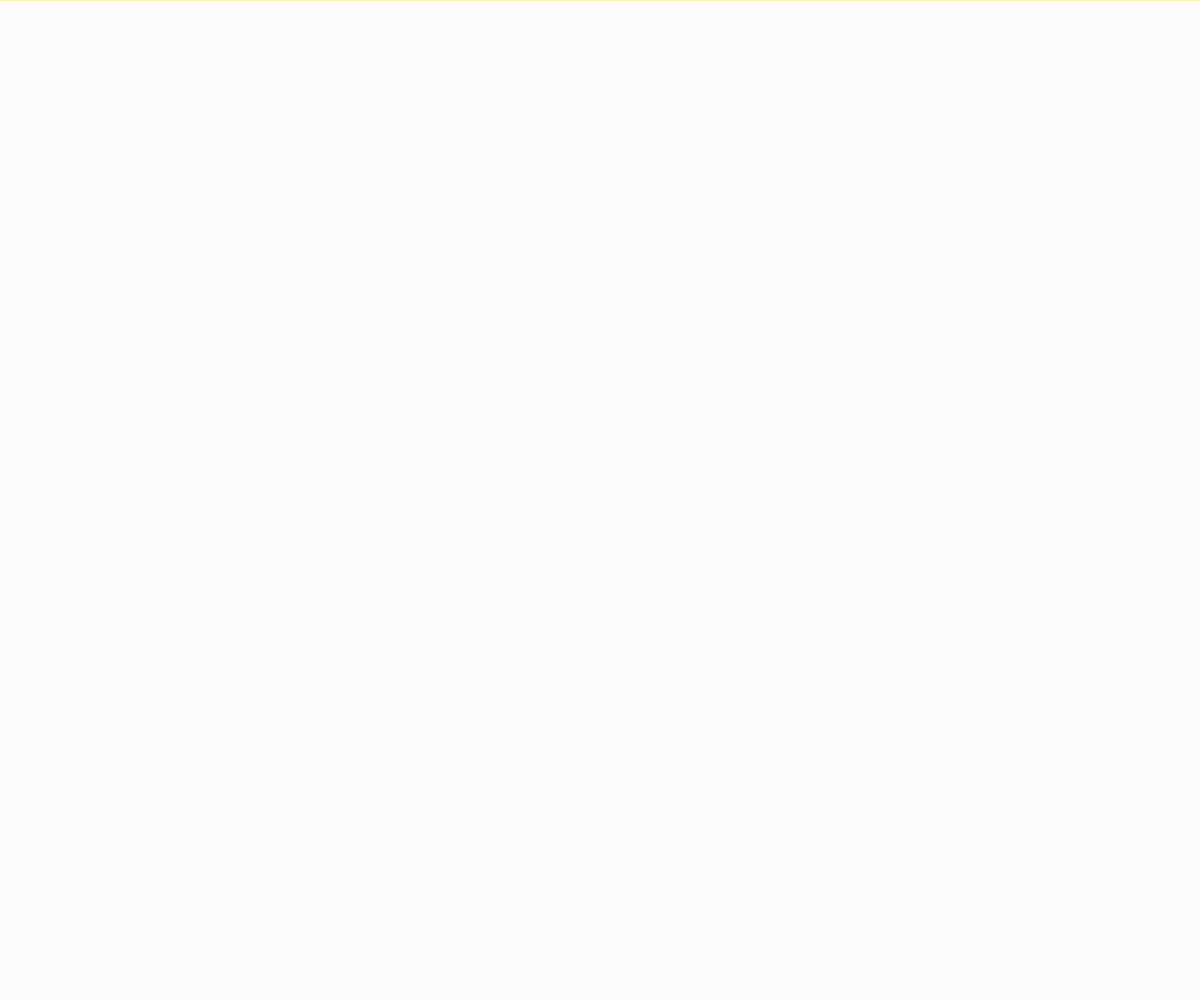
Frame 1 (no input)
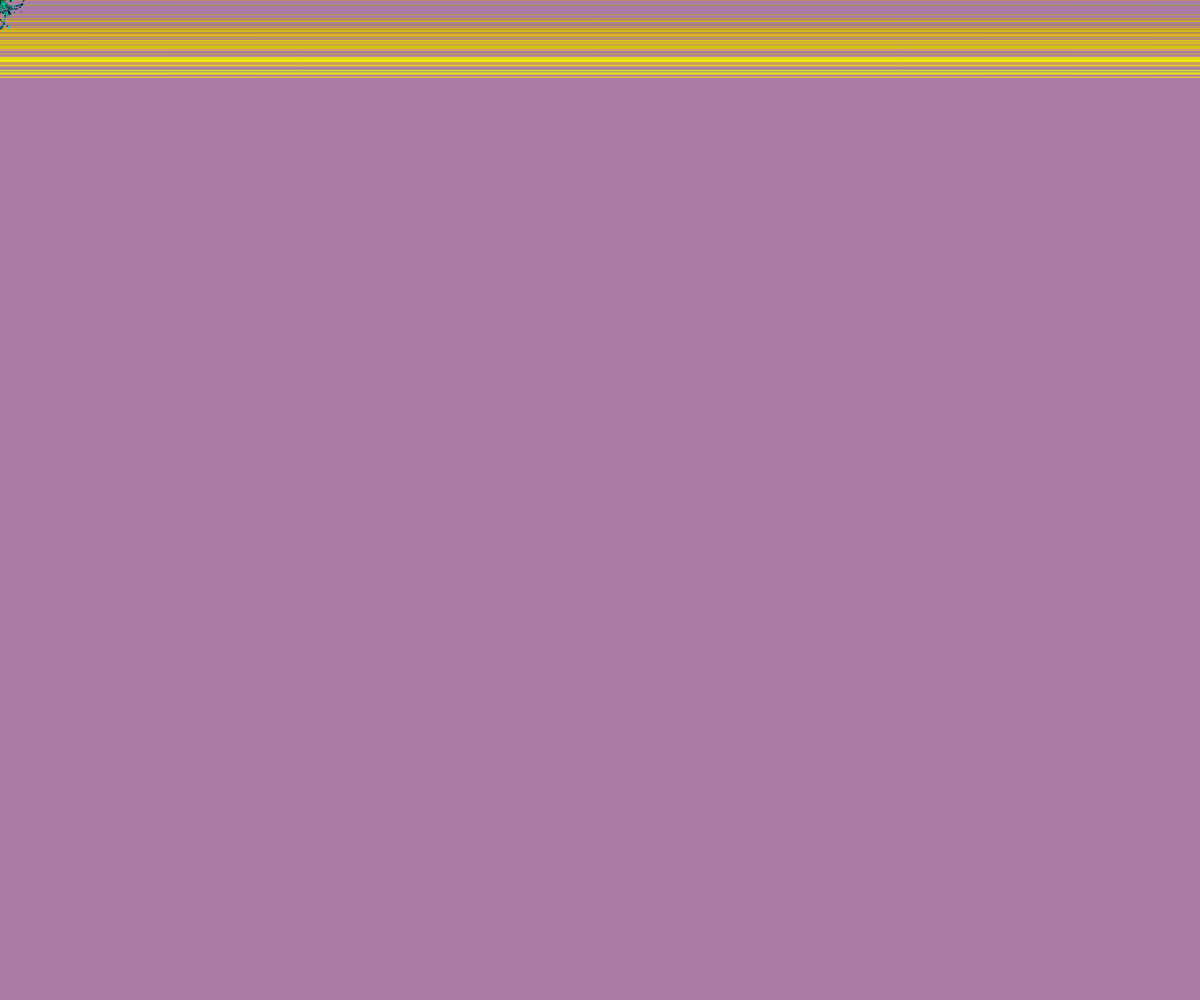
Frame 60 (no input)
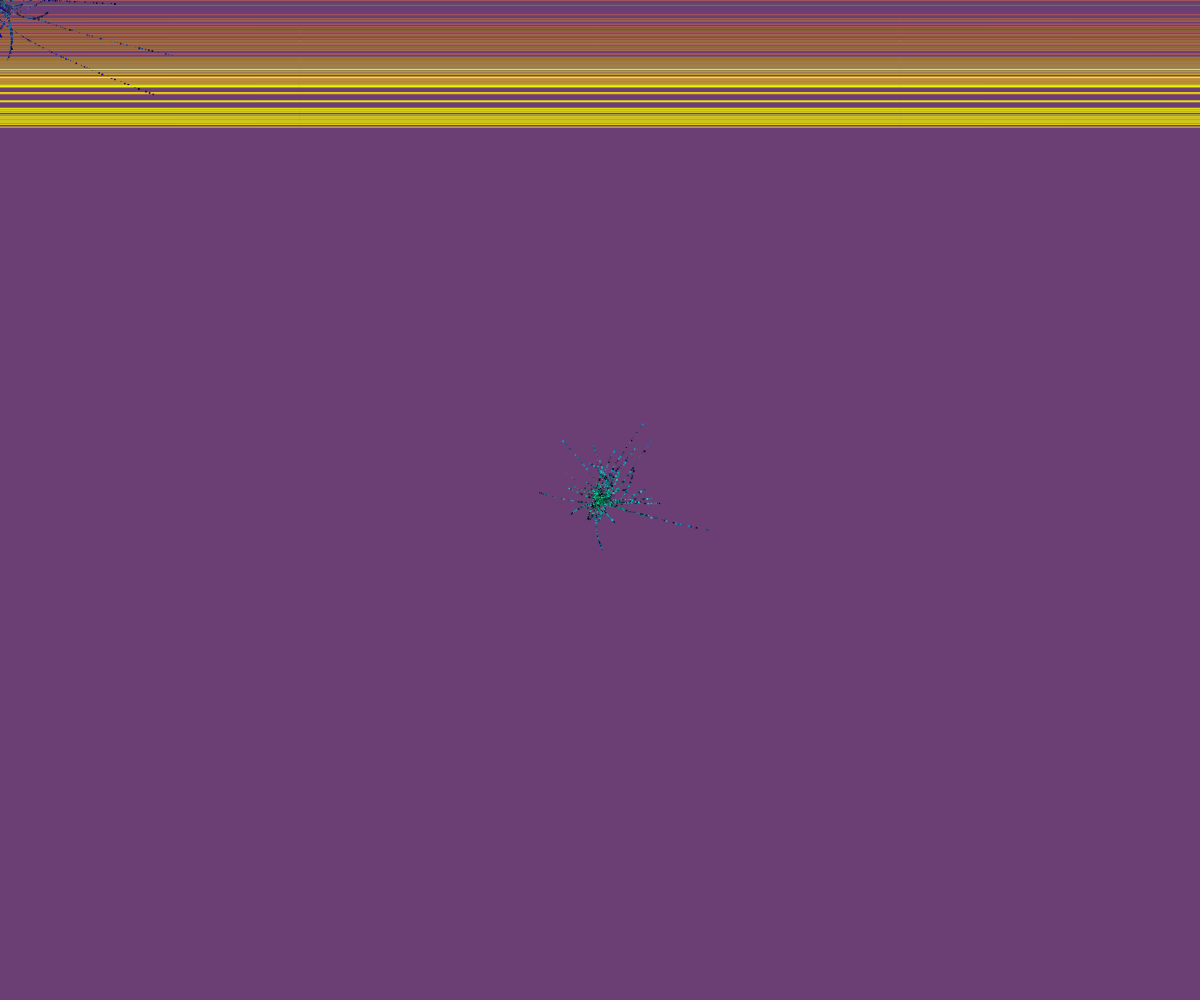
Frame 120 (the mouse pressed at the canvas centre since frame 60)

The p5.js sketch that drew these frames (run headless with seeded random() and noise() and a simulated clock; from frame 60 on, the mouse is pressed at the canvas centre):

// p5.js sketch
// ── sketch.js
let particles = [];
let y = 0; 

function setup() {
  createCanvas(windowWidth, windowHeight);
  colorMode(HSB, 360, 100, 100, 100);
}

function draw() {
  background(random(250,360), 100, random(100), 1);
  particles.push(new Element(createVector(mouseX, mouseY)));

  for(let i = particles.length - 1; i >= 0; i--){
    let p = particles[i];
    p.run();
    if (p.ghost()){
      particles.splice(i, 1);
    }
  }
  stroke(random(50,70), 100, 100);
  line(0, y, width, y);

  y += random(-10, 12);
   if (y > height){
     y = 0;
   }

   if (y < 0){
     y = height;
   }
  /*
  for (let i = 0; i < height*.0001; i++){
    stroke(0);
    fill(random(30,70), 100, 100, 50)
    rectMode(CENTER);
    square(random(width), random(height), random(10));
  }
  */
}

class Element {
  constructor(loc) {
    this.accel = createVector(random(-0.05, 0.05), random(-0.06, 0.01));
    this.vel = createVector(random(-1,1), random(-1,1));
    this.loc = loc.copy();
    this.lifespan = 255.0;
    this.H1 = 150;
  }

  run(){
    this.update();
    this.display();
  }

  update(){
    this.vel.add(this.accel);
    this.loc.add(this.vel);
    this.lifespan -= random(2);
    this.H1 += 1;
  }

  display(){
    noStroke();
    fill(this.H1, 100, random(100), this.lifespan);
    //circle(this.loc.x + random(-5,5), this.loc.y + random(-5,5), random(2,5));
    square(this.loc.x, this.loc.y, random(2));

    if (this.H1 >= 300){
      this.H1 = 150;
    }

  }

  ghost(){
    if (this.lifespan < 0.0){
      return true;
    } else {
      return false;
    }
  }
}
